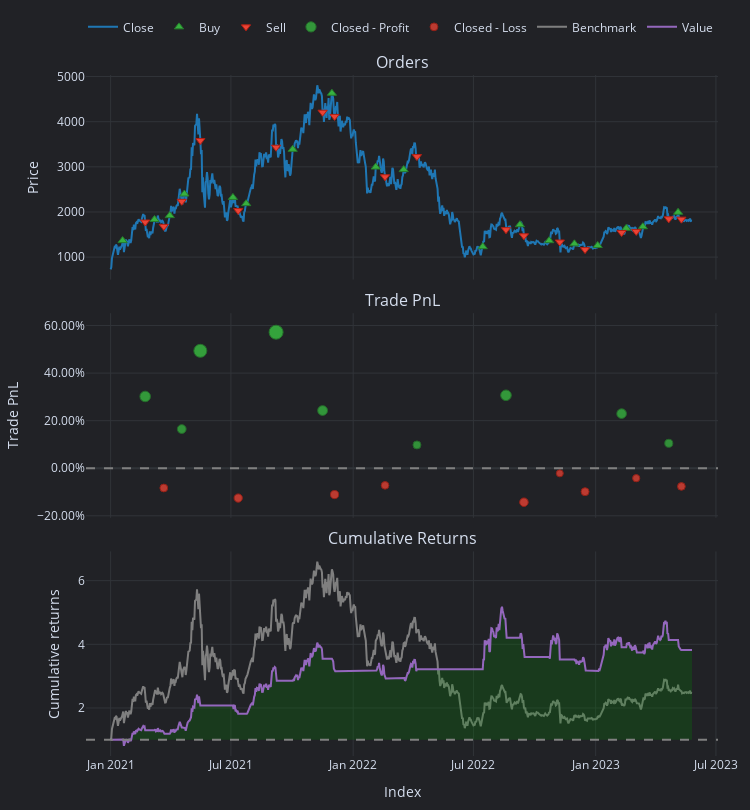

Here is the notebook cell this chart was saved with:
### Code cell
long_pf.plot().show()

### Figure 1 — Plotly figure (JSON) as saved in the notebook; plotly's stock layout.template omitted (floating-point values rounded to 4 significant figures; data arrays with more than 128 entries replaced by an {"elided": "..."} marker saying what was removed)
{"data": [{"legendgroup": "0", "line": {"color": "#1f77b4"}, "mode": "lines", "name": "Close", "showlegend": true, "type": "scatter", "uid": "b49999ec-82d7-46d1-a2f7-1932e70f60bb", "x": {"elided": "876 str values"}, "xaxis": "x", "y": {"elided": "876 float values"}, "yaxis": "y"}, {"customdata": {"elided": "18x9 mixed values"}, "hovertemplate": "<br>Order Id: %{customdata[0]}\n<br>Signal Index: %{customdata[1]}\n<br>Creation Index: %{customdata[2]}\n<br>Fill Index: %{customdata[3]}\n<br>Size: %{customdata[4]:,}\n<br>Price: %{customdata[5]:,}\n<br>Fees: %{customdata[6]:,}\n<br>Type: %{customdata[7]}\n<br>Stop Type: %{customdata[8]}", "marker": {"color": "#37B13F", "line": {"color": "rgb(38,123,44)", "width": 1}, "size": 8, "symbol": "triangle-up"}, "mode": "markers", "name": "Buy", "type": "scatter", "uid": "6a4cc18c-2425-492c-a68c-899548ace718", "x": ["2021-01-19T00:00:00+00:00", "2021-03-08T00:00:00+00:00", "2021-03-31T00:00:00+00:00", "2021-04-22T00:00:00+00:00", "2021-07-04T00:00:00+00:00", "2021-07-24T00:00:00+00:00", "2021-10-02T00:00:00+00:00", "2021-11-30T00:00:00+00:00", "2022-02-04T00:00:00+00:00", "2022-03-18T00:00:00+00:00", "2022-07-15T00:00:00+00:00", "2022-09-09T00:00:00+00:00", "2022-10-23T00:00:00+00:00", "2022-11-30T00:00:00+00:00", "2023-01-04T00:00:00+00:00", "2023-02-16T00:00:00+00:00", "2023-03-13T00:00:00+00:00", "2023-05-05T00:00:00+00:00"], "xaxis": "x", "y": [1365.0, 1833.0, 1919.0, 2398.0, 2323.0, 2185.0, 3388.0, 4630.0, 2995.0, 2939.0, 1231.0, 1718.0, 1364.0, 1294.0, 1257.0, 1638.0, 1673.0, 1993.0], "yaxis": "y"}, {"customdata": {"elided": "18x9 mixed values"}, "hovertemplate": "<br>Order Id: %{customdata[0]}\n<br>Signal Index: %{customdata[1]}\n<br>Creation Index: %{customdata[2]}\n<br>Fill Index: %{customdata[3]}\n<br>Size: %{customdata[4]:,}\n<br>Price: %{customdata[5]:,}\n<br>Fees: %{customdata[6]:,}\n<br>Type: %{customdata[7]}\n<br>Stop Type: %{customdata[8]}", "marker": {"color": "#EA4335", "line": {"color": "rgb(181,31,18)", "width": 1}, "size": 8, "symbol": "triangle-down"}, "mode": "markers", "name": "Sell", "type": "scatter", "uid": "ff80bdc6-5b3c-4879-b080-9f050d7a480d", "x": ["2021-02-22T00:00:00+00:00", "2021-03-22T00:00:00+00:00", "2021-04-18T00:00:00+00:00", "2021-05-16T00:00:00+00:00", "2021-07-12T00:00:00+00:00", "2021-09-07T00:00:00+00:00", "2021-11-16T00:00:00+00:00", "2021-12-04T00:00:00+00:00", "2022-02-18T00:00:00+00:00", "2022-04-07T00:00:00+00:00", "2022-08-19T00:00:00+00:00", "2022-09-15T00:00:00+00:00", "2022-11-08T00:00:00+00:00", "2022-12-16T00:00:00+00:00", "2023-02-09T00:00:00+00:00", "2023-03-03T00:00:00+00:00", "2023-04-21T00:00:00+00:00", "2023-05-10T00:00:00+00:00"], "xaxis": "x", "y": [1778.0, 1681.0, 2236.0, 3582.0, 2032.0, 3435.0, 4210.0, 4117.0, 2779.0, 3227.0, 1609.0, 1473.0, 1335.0, 1167.0, 1545.0, 1569.0, 1849.0, 1841.0], "yaxis": "y"}, {"customdata": [["0", "0", "2021-02-22 00:00:00+00:00", 30.19, 0.3019], ["2", "2", "2021-04-18 00:00:00+00:00", 19.67, 0.1648], ["3", "3", "2021-05-16 00:00:00+00:00", 68.67, 0.4938], ["5", "5", "2021-09-07 00:00:00+00:00", 103.9, 0.5721], ["6", "6", "2021-11-16 00:00:00+00:00", 69.3, 0.2426], ["9", "9", "2022-04-07 00:00:00+00:00", 28.73, 0.09809], ["10", "10", "2022-08-19 00:00:00+00:00", 98.68, 0.3068], ["14", "14", "2023-02-09 00:00:00+00:00", 72.92, 0.2295], ["16", "16", "2023-04-21 00:00:00+00:00", 39.22, 0.1048]], "hovertemplate": "<br>Exit Trade Id: %{customdata[0]}\n<br>Position Id: %{customdata[1]}\n<br>Exit Index: %{customdata[2]}\n<br>PnL: %{customdata[3]:,}\n<br>Return: %{customdata[4]:,%}", "marker": {"color": "#37B13F", "line": {"color": "rgb(38,123,44)", "width": 1}, "opacity": [0.8264, 0.789, 0.8787, 0.9, 0.8102, 0.7708, 0.8277, 0.8067, 0.7727], "size": [10.56, 8.821, 13.01, 14, 9.811, 7.973, 10.63, 9.644, 8.058], "symbol": "circle"}, "mode": "markers", "name": "Closed - Profit", "type": "scatter", "uid": "c41cab82-47c7-44ee-91ef-ed57cc2094e7", "x": ["2021-02-22T00:00:00+00:00", "2021-04-18T00:00:00+00:00", "2021-05-16T00:00:00+00:00", "2021-09-07T00:00:00+00:00", "2021-11-16T00:00:00+00:00", "2022-04-07T00:00:00+00:00", "2022-08-19T00:00:00+00:00", "2023-02-09T00:00:00+00:00", "2023-04-21T00:00:00+00:00"], "xaxis": "x2", "y": [0.3019, 0.1648, 0.4938, 0.5721, 0.2426, 0.09809, 0.3068, 0.2295, 0.1048], "yaxis": "y2"}, {"customdata": [["1", "1", "2021-03-22 00:00:00+00:00", -10.81, -0.08303], ["4", "4", "2021-07-12 00:00:00+00:00", -26.03, -0.1253], ["7", "7", "2021-12-04 00:00:00+00:00", -39.32, -0.1108], ["8", "8", "2022-02-18 00:00:00+00:00", -22.71, -0.07196], ["11", "11", "2022-09-15 00:00:00+00:00", -60.05, -0.1429], ["12", "12", "2022-11-08 00:00:00+00:00", -7.772, -0.02157], ["13", "13", "2022-12-16 00:00:00+00:00", -34.75, -0.0986], ["15", "15", "2023-03-03 00:00:00+00:00", -16.31, -0.04176], ["17", "17", "2023-05-10 00:00:00+00:00", -31.63, -0.07649]], "hovertemplate": "<br>Exit Trade Id: %{customdata[0]}\n<br>Position Id: %{customdata[1]}\n<br>Exit Index: %{customdata[2]}\n<br>PnL: %{customdata[3]:,}\n<br>Return: %{customdata[4]:,%}", "marker": {"color": "#EA4335", "line": {"color": "rgb(181,31,18)", "width": 1}, "opacity": [0.7667, 0.7783, 0.7743, 0.7637, 0.7831, 0.75, 0.771, 0.7555, 0.765], "size": [7.781, 8.319, 8.135, 7.641, 8.542, 7, 7.979, 7.257, 7.698], "symbol": "circle"}, "mode": "markers", "name": "Closed - Loss", "type": "scatter", "uid": "f4a8c399-e279-43ff-adf1-9cbf5588707d", "x": ["2021-03-22T00:00:00+00:00", "2021-07-12T00:00:00+00:00", "2021-12-04T00:00:00+00:00", "2022-02-18T00:00:00+00:00", "2022-09-15T00:00:00+00:00", "2022-11-08T00:00:00+00:00", "2022-12-16T00:00:00+00:00", "2023-03-03T00:00:00+00:00", "2023-05-10T00:00:00+00:00"], "xaxis": "x2", "y": [-0.08303, -0.1253, -0.1108, -0.07196, -0.1429, -0.02157, -0.0986, -0.04176, -0.07649], "yaxis": "y2"}, {"legendgroup": "1", "line": {"color": "#7f7f7f"}, "mode": "lines", "name": "Benchmark", "showlegend": true, "type": "scatter", "uid": "6152bd50-3093-4193-894b-92227104b076", "x": {"elided": "876 str values"}, "xaxis": "x3", "y": {"elided": "876 float values"}, "yaxis": "y3"}, {"hoverinfo": "skip", "line": {"color": "rgba(0, 0, 0, 0)", "width": 0}, "mode": "lines", "opacity": 0, "showlegend": false, "type": "scatter", "uid": "cfc42ab5-1b5c-4796-afee-315859edef5f", "x": {"elided": "876 str values"}, "xaxis": "x3", "y": {"elided": "876 int values"}, "yaxis": "y3"}, {"connectgaps": false, "fill": "tonexty", "fillcolor": "rgba(0, 128, 0, 0.25)", "hoverinfo": "skip", "line": {"color": "rgba(0, 0, 0, 0)", "width": 0}, "mode": "lines", "opacity": 0, "showlegend": false, "type": "scatter", "uid": "f77ae2db-960e-4d4b-b10a-57fe0348261e", "x": {"elided": "876 str values"}, "xaxis": "x3", "y": {"elided": "876 float values"}, "yaxis": "y3"}, {"hoverinfo": "skip", "line": {"color": "rgba(0, 0, 0, 0)", "width": 0}, "mode": "lines", "opacity": 0, "showlegend": false, "type": "scatter", "uid": "d5799b65-c797-4eb7-8ca5-5dfd50a0f961", "x": {"elided": "876 str values"}, "xaxis": "x3", "y": {"elided": "876 int values"}, "yaxis": "y3"}, {"connectgaps": false, "fill": "tonexty", "fillcolor": "rgba(255, 0, 0, 0.25)", "hoverinfo": "skip", "line": {"color": "rgba(0, 0, 0, 0)", "width": 0}, "mode": "lines", "opacity": 0, "showlegend": false, "type": "scatter", "uid": "202286da-6f00-42fc-a7d4-61c1f94f9546", "x": {"elided": "876 str values"}, "xaxis": "x3", "y": {"elided": "876 float values"}, "yaxis": "y3"}, {"legendgroup": "2", "line": {"color": "#9467bd"}, "mode": "lines", "name": "Value", "showlegend": true, "type": "scatter", "uid": "bde83862-b0f7-4983-bc77-5045c1934b61", "x": {"elided": "876 str values"}, "xaxis": "x3", "y": {"elided": "876 float values"}, "yaxis": "y3"}, {"hoverinfo": "skip", "line": {"color": "rgba(0, 0, 0, 0)", "width": 0}, "mode": "lines", "opacity": 0, "showlegend": false, "type": "scatter", "uid": "0ba88417-1f41-4a99-8650-4c3cd3dd3fae", "x": {"elided": "876 str values"}, "xaxis": "x3", "y": {"elided": "876 int values"}, "yaxis": "y3"}], "layout": {"annotations": [{"font": {"size": 16}, "showarrow": false, "text": "Orders", "x": 0.5, "xanchor": "center", "xref": "paper", "y": 1, "yanchor": "bottom", "yref": "paper"}, {"font": {"size": 16}, "showarrow": false, "text": "Trade PnL", "x": 0.5, "xanchor": "center", "xref": "paper", "y": 0.6502, "yanchor": "bottom", "yref": "paper"}, {"font": {"size": 16}, "showarrow": false, "text": "Cumulative Returns", "x": 0.5, "xanchor": "center", "xref": "paper", "y": 0.3004, "yanchor": "bottom", "yref": "paper"}], "height": 810, "legend": {"orientation": "h", "traceorder": "normal", "x": 1, "xanchor": "right", "y": 1.049, "yanchor": "bottom"}, "margin": {"b": 30, "l": 30, "r": 30, "t": 30}, "shapes": [{"line": {"color": "gray", "dash": "dash"}, "type": "line", "x0": 0, "x1": 1, "xref": "paper", "y0": 0, "y1": 0, "yref": "y2"}, {"line": {"color": "gray", "dash": "dash"}, "type": "line", "x0": 0, "x1": 1, "xref": "paper", "y0": 1, "y1": 1, "yref": "y3"}], "showlegend": true, "width": 750, "xaxis": {"anchor": "y", "domain": [0, 1], "matches": "x3", "showticklabels": false}, "xaxis2": {"anchor": "y2", "domain": [0, 1], "matches": "x3", "showticklabels": false}, "xaxis3": {"anchor": "y3", "domain": [0, 1], "title": {"text": "Index"}}, "yaxis": {"anchor": "x", "domain": [0.6996, 1], "title": {"text": "Price"}}, "yaxis2": {"anchor": "x2", "domain": [0.3498, 0.6502], "tickformat": ".2%", "title": {"text": "Trade PnL"}}, "yaxis3": {"anchor": "x3", "domain": [0, 0.3004], "title": {"text": "Cumulative returns"}}}}
